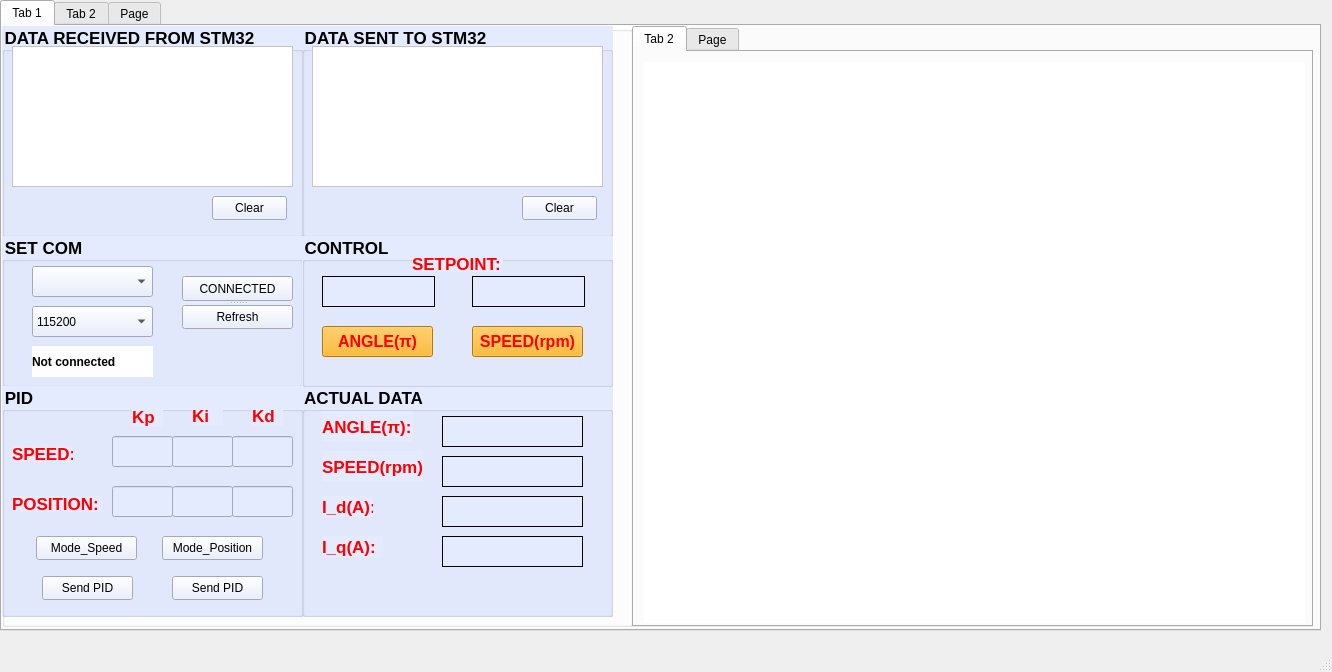
<?xml version="1.0" encoding="UTF-8"?>
<ui version="4.0">
 <class>MainWindow</class>
 <widget class="QMainWindow" name="MainWindow">
  <property name="geometry">
   <rect>
    <x>0</x>
    <y>0</y>
    <width>1332</width>
    <height>672</height>
   </rect>
  </property>
  <property name="windowTitle">
   <string>MainWindow</string>
  </property>
  <widget class="QWidget" name="centralwidget">
   <widget class="QTabWidget" name="alltab">
    <property name="geometry">
     <rect>
      <x>0</x>
      <y>0</y>
      <width>1321</width>
      <height>631</height>
     </rect>
    </property>
    <property name="currentIndex">
     <number>0</number>
    </property>
    <widget class="QWidget" name="tab_3">
     <attribute name="title">
      <string>Tab 1</string>
     </attribute>
     <widget class="QGroupBox" name="groupBox">
      <property name="geometry">
       <rect>
        <x>0</x>
        <y>0</y>
        <width>631</width>
        <height>601</height>
       </rect>
      </property>
      <property name="font">
       <font>
        <pointsize>13</pointsize>
        <italic>false</italic>
        <bold>true</bold>
        <strikeout>false</strikeout>
        <kerning>true</kerning>
       </font>
      </property>
      <property name="layoutDirection">
       <enum>Qt::LayoutDirection::LeftToRight</enum>
      </property>
      <property name="autoFillBackground">
       <bool>false</bool>
      </property>
      <property name="styleSheet">
       <string notr="true">background-color: rgb(255, 255, 255);</string>
      </property>
      <property name="title">
       <string/>
      </property>
      <property name="flat">
       <bool>false</bool>
      </property>
      <property name="checkable">
       <bool>false</bool>
      </property>
      <widget class="QGroupBox" name="groupBox_3">
       <property name="geometry">
        <rect>
         <x>300</x>
         <y>360</y>
         <width>311</width>
         <height>231</height>
        </rect>
       </property>
       <property name="font">
        <font>
         <pointsize>13</pointsize>
         <bold>true</bold>
        </font>
       </property>
       <property name="tabletTracking">
        <bool>false</bool>
       </property>
       <property name="styleSheet">
        <string notr="true">background-color: rgb(229, 235, 255);
</string>
       </property>
       <property name="title">
        <string>ACTUAL DATA</string>
       </property>
       <widget class="QLabel" name="label_angle">
        <property name="geometry">
         <rect>
          <x>140</x>
          <y>30</y>
          <width>141</width>
          <height>31</height>
         </rect>
        </property>
        <property name="font">
         <font>
          <pointsize>8</pointsize>
          <bold>true</bold>
         </font>
        </property>
        <property name="mouseTracking">
         <bool>false</bool>
        </property>
        <property name="acceptDrops">
         <bool>false</bool>
        </property>
        <property name="autoFillBackground">
         <bool>false</bool>
        </property>
        <property name="styleSheet">
         <string notr="true">border: 1px solid #000000;
color: rgb(0, 0, 0);</string>
        </property>
        <property name="text">
         <string/>
        </property>
       </widget>
       <widget class="QLabel" name="label_5">
        <property name="geometry">
         <rect>
          <x>20</x>
          <y>25</y>
          <width>91</width>
          <height>31</height>
         </rect>
        </property>
        <property name="font">
         <font>
          <pointsize>13</pointsize>
          <bold>true</bold>
         </font>
        </property>
        <property name="styleSheet">
         <string notr="true">color: rgb(255, 0, 0);</string>
        </property>
        <property name="text">
         <string>ANGLE(π):</string>
        </property>
       </widget>
       <widget class="QLabel" name="label_id">
        <property name="geometry">
         <rect>
          <x>140</x>
          <y>110</y>
          <width>141</width>
          <height>31</height>
         </rect>
        </property>
        <property name="font">
         <font>
          <pointsize>8</pointsize>
          <bold>true</bold>
         </font>
        </property>
        <property name="mouseTracking">
         <bool>false</bool>
        </property>
        <property name="acceptDrops">
         <bool>false</bool>
        </property>
        <property name="autoFillBackground">
         <bool>false</bool>
        </property>
        <property name="styleSheet">
         <string notr="true">color: rgb(0, 0, 0);
border: 1px solid #000000;</string>
        </property>
        <property name="text">
         <string/>
        </property>
       </widget>
       <widget class="QLabel" name="label_iq">
        <property name="geometry">
         <rect>
          <x>140</x>
          <y>150</y>
          <width>141</width>
          <height>31</height>
         </rect>
        </property>
        <property name="font">
         <font>
          <pointsize>8</pointsize>
          <bold>true</bold>
         </font>
        </property>
        <property name="mouseTracking">
         <bool>false</bool>
        </property>
        <property name="acceptDrops">
         <bool>false</bool>
        </property>
        <property name="autoFillBackground">
         <bool>false</bool>
        </property>
        <property name="styleSheet">
         <string notr="true">border: 1px solid #000000;
color: rgb(0, 0, 0);</string>
        </property>
        <property name="text">
         <string/>
        </property>
       </widget>
       <widget class="QLabel" name="label_8">
        <property name="geometry">
         <rect>
          <x>20</x>
          <y>110</y>
          <width>51</width>
          <height>21</height>
         </rect>
        </property>
        <property name="font">
         <font>
          <pointsize>13</pointsize>
          <bold>true</bold>
         </font>
        </property>
        <property name="styleSheet">
         <string notr="true">color: rgb(255, 0, 0);</string>
        </property>
        <property name="text">
         <string>I_d(A):</string>
        </property>
       </widget>
       <widget class="QLabel" name="label_9">
        <property name="geometry">
         <rect>
          <x>20</x>
          <y>150</y>
          <width>61</width>
          <height>21</height>
         </rect>
        </property>
        <property name="font">
         <font>
          <pointsize>13</pointsize>
          <bold>true</bold>
         </font>
        </property>
        <property name="styleSheet">
         <string notr="true">color: rgb(255, 0, 0);</string>
        </property>
        <property name="text">
         <string>I_q(A):</string>
        </property>
       </widget>
       <widget class="QLabel" name="label_12">
        <property name="geometry">
         <rect>
          <x>20</x>
          <y>65</y>
          <width>101</width>
          <height>31</height>
         </rect>
        </property>
        <property name="font">
         <font>
          <pointsize>13</pointsize>
          <bold>true</bold>
         </font>
        </property>
        <property name="styleSheet">
         <string notr="true">color: rgb(255, 0, 0);</string>
        </property>
        <property name="text">
         <string>SPEED(rpm):</string>
        </property>
       </widget>
       <widget class="QLabel" name="label_speed">
        <property name="geometry">
         <rect>
          <x>140</x>
          <y>70</y>
          <width>141</width>
          <height>31</height>
         </rect>
        </property>
        <property name="font">
         <font>
          <pointsize>8</pointsize>
          <bold>true</bold>
         </font>
        </property>
        <property name="mouseTracking">
         <bool>false</bool>
        </property>
        <property name="acceptDrops">
         <bool>false</bool>
        </property>
        <property name="autoFillBackground">
         <bool>false</bool>
        </property>
        <property name="styleSheet">
         <string notr="true">border: 1px solid #000000;
color: rgb(0, 0, 0);</string>
        </property>
        <property name="text">
         <string/>
        </property>
       </widget>
      </widget>
      <widget class="QGroupBox" name="groupBox_6">
       <property name="geometry">
        <rect>
         <x>300</x>
         <y>0</y>
         <width>311</width>
         <height>211</height>
        </rect>
       </property>
       <property name="font">
        <font>
         <pointsize>13</pointsize>
         <bold>true</bold>
        </font>
       </property>
       <property name="styleSheet">
        <string notr="true">background-color: rgb(229, 235, 255);</string>
       </property>
       <property name="title">
        <string>DATA SENT TO STM32</string>
       </property>
       <widget class="QTextBrowser" name="textBrowser_sent">
        <property name="geometry">
         <rect>
          <x>10</x>
          <y>20</y>
          <width>291</width>
          <height>141</height>
         </rect>
        </property>
        <property name="styleSheet">
         <string notr="true">background-color: rgb(255, 255, 255);</string>
        </property>
       </widget>
       <widget class="QPushButton" name="pushButton_clear_sent">
        <property name="geometry">
         <rect>
          <x>220</x>
          <y>170</y>
          <width>75</width>
          <height>24</height>
         </rect>
        </property>
        <property name="text">
         <string>Clear</string>
        </property>
       </widget>
      </widget>
      <widget class="QGroupBox" name="groupBox_5">
       <property name="geometry">
        <rect>
         <x>0</x>
         <y>0</y>
         <width>301</width>
         <height>211</height>
        </rect>
       </property>
       <property name="font">
        <font>
         <pointsize>13</pointsize>
         <bold>true</bold>
        </font>
       </property>
       <property name="styleSheet">
        <string notr="true">background-color: rgb(255, 255, 255);
background-color: rgb(170, 255, 255);
background-color: rgb(229, 235, 255);</string>
       </property>
       <property name="title">
        <string>DATA RECEIVED FROM STM32</string>
       </property>
       <widget class="QTextBrowser" name="textBrowser">
        <property name="geometry">
         <rect>
          <x>10</x>
          <y>20</y>
          <width>281</width>
          <height>141</height>
         </rect>
        </property>
        <property name="styleSheet">
         <string notr="true">background-color: rgb(255, 255, 255);</string>
        </property>
        <property name="html">
         <string>&lt;!DOCTYPE HTML PUBLIC &quot;-//W3C//DTD HTML 4.0//EN&quot; &quot;http://www.w3.org/TR/REC-html40/strict.dtd&quot;&gt;
&lt;html&gt;&lt;head&gt;&lt;meta name=&quot;qrichtext&quot; content=&quot;1&quot; /&gt;&lt;meta charset=&quot;utf-8&quot; /&gt;&lt;style type=&quot;text/css&quot;&gt;
p, li { white-space: pre-wrap; }
hr { height: 1px; border-width: 0; }
li.unchecked::marker { content: &quot;\2610&quot;; }
li.checked::marker { content: &quot;\2612&quot;; }
&lt;/style&gt;&lt;/head&gt;&lt;body style=&quot; font-family:'Segoe UI'; font-size:9pt; font-weight:400; font-style:normal;&quot;&gt;
&lt;p style=&quot;-qt-paragraph-type:empty; margin-top:0px; margin-bottom:0px; margin-left:0px; margin-right:0px; -qt-block-indent:0; text-indent:0px;&quot;&gt;&lt;br /&gt;&lt;/p&gt;&lt;/body&gt;&lt;/html&gt;</string>
        </property>
       </widget>
       <widget class="QPushButton" name="pushButton_clear">
        <property name="geometry">
         <rect>
          <x>210</x>
          <y>170</y>
          <width>75</width>
          <height>24</height>
         </rect>
        </property>
        <property name="text">
         <string>Clear</string>
        </property>
       </widget>
      </widget>
      <widget class="QGroupBox" name="groupBox_4">
       <property name="geometry">
        <rect>
         <x>0</x>
         <y>210</y>
         <width>301</width>
         <height>151</height>
        </rect>
       </property>
       <property name="font">
        <font>
         <pointsize>13</pointsize>
         <bold>true</bold>
        </font>
       </property>
       <property name="styleSheet">
        <string notr="true">background-color: rgb(229, 235, 255);</string>
       </property>
       <property name="title">
        <string>SET COM</string>
       </property>
       <widget class="QComboBox" name="comboBox_serialPort">
        <property name="geometry">
         <rect>
          <x>30</x>
          <y>30</y>
          <width>121</width>
          <height>31</height>
         </rect>
        </property>
       </widget>
       <widget class="QComboBox" name="comboBox_Baudrate">
        <property name="geometry">
         <rect>
          <x>30</x>
          <y>70</y>
          <width>121</width>
          <height>31</height>
         </rect>
        </property>
        <item>
         <property name="text">
          <string>115200</string>
         </property>
        </item>
        <item>
         <property name="text">
          <string>57600</string>
         </property>
        </item>
        <item>
         <property name="text">
          <string>38400</string>
         </property>
        </item>
        <item>
         <property name="text">
          <string>19200</string>
         </property>
        </item>
        <item>
         <property name="text">
          <string>9600</string>
         </property>
        </item>
       </widget>
       <widget class="QLabel" name="label_status">
        <property name="geometry">
         <rect>
          <x>30</x>
          <y>110</y>
          <width>121</width>
          <height>31</height>
         </rect>
        </property>
        <property name="font">
         <font>
          <italic>false</italic>
          <bold>true</bold>
          <underline>false</underline>
          <strikeout>false</strikeout>
         </font>
        </property>
        <property name="layoutDirection">
         <enum>Qt::LayoutDirection::LeftToRight</enum>
        </property>
        <property name="styleSheet">
         <string notr="true">background-color: rgb(255, 255, 255);</string>
        </property>
        <property name="text">
         <string>Not connected</string>
        </property>
       </widget>
       <widget class="QSplitter" name="splitter">
        <property name="geometry">
         <rect>
          <x>180</x>
          <y>40</y>
          <width>111</width>
          <height>53</height>
         </rect>
        </property>
        <property name="orientation">
         <enum>Qt::Orientation::Vertical</enum>
        </property>
        <widget class="QPushButton" name="pushButton_okPort">
         <property name="text">
          <string>CONNECTED</string>
         </property>
        </widget>
        <widget class="QPushButton" name="pushButton_refresh">
         <property name="text">
          <string>Refresh</string>
         </property>
        </widget>
       </widget>
      </widget>
      <widget class="QGroupBox" name="groupBox_2">
       <property name="geometry">
        <rect>
         <x>300</x>
         <y>210</y>
         <width>311</width>
         <height>151</height>
        </rect>
       </property>
       <property name="font">
        <font>
         <pointsize>13</pointsize>
         <bold>true</bold>
        </font>
       </property>
       <property name="styleSheet">
        <string notr="true">background-color: rgb(229, 235, 255);</string>
       </property>
       <property name="title">
        <string>CONTROL</string>
       </property>
       <widget class="QPushButton" name="pushButton_ANGLE">
        <property name="geometry">
         <rect>
          <x>20</x>
          <y>90</y>
          <width>111</width>
          <height>31</height>
         </rect>
        </property>
        <property name="font">
         <font>
          <pointsize>12</pointsize>
          <bold>true</bold>
         </font>
        </property>
        <property name="styleSheet">
         <string notr="true">border-color: rgb(255, 0, 0);
selection-background-color: rgb(255, 255, 255);
border-top-color: rgb(255, 85, 127);
alternate-background-color: rgb(85, 85, 0);
background-color: rgb(255, 170, 0);
color: rgb(255, 0, 0);
gridline-color: rgb(255, 0, 0);
selection-color: rgb(255, 0, 0);</string>
        </property>
        <property name="text">
         <string>ANGLE(π)</string>
        </property>
       </widget>
       <widget class="QLineEdit" name="lineEdit_value">
        <property name="geometry">
         <rect>
          <x>20</x>
          <y>40</y>
          <width>113</width>
          <height>31</height>
         </rect>
        </property>
        <property name="font">
         <font>
          <pointsize>16</pointsize>
          <bold>true</bold>
         </font>
        </property>
        <property name="styleSheet">
         <string notr="true">border: 1px solid #000000;
color: rgb(0, 0, 0);</string>
        </property>
       </widget>
       <widget class="QLabel" name="label_3">
        <property name="geometry">
         <rect>
          <x>110</x>
          <y>20</y>
          <width>91</width>
          <height>16</height>
         </rect>
        </property>
        <property name="font">
         <font>
          <pointsize>13</pointsize>
          <bold>true</bold>
         </font>
        </property>
        <property name="styleSheet">
         <string notr="true">color: rgb(255, 0, 0);</string>
        </property>
        <property name="text">
         <string>SETPOINT:</string>
        </property>
       </widget>
       <widget class="QPushButton" name="pushButton_SPEED">
        <property name="geometry">
         <rect>
          <x>170</x>
          <y>90</y>
          <width>111</width>
          <height>31</height>
         </rect>
        </property>
        <property name="font">
         <font>
          <pointsize>12</pointsize>
          <bold>true</bold>
         </font>
        </property>
        <property name="styleSheet">
         <string notr="true">border-color: rgb(255, 0, 0);
selection-background-color: rgb(255, 255, 255);
border-top-color: rgb(255, 85, 127);
alternate-background-color: rgb(85, 85, 0);
background-color: rgb(255, 170, 0);
color: rgb(255, 0, 0);
gridline-color: rgb(255, 0, 0);
selection-color: rgb(255, 0, 0);
</string>
        </property>
        <property name="text">
         <string>SPEED(rpm)</string>
        </property>
       </widget>
       <widget class="QLineEdit" name="lineEdit_value_2">
        <property name="geometry">
         <rect>
          <x>170</x>
          <y>40</y>
          <width>113</width>
          <height>31</height>
         </rect>
        </property>
        <property name="font">
         <font>
          <pointsize>16</pointsize>
          <bold>true</bold>
         </font>
        </property>
        <property name="styleSheet">
         <string notr="true">border: 1px solid #000000;
color: rgb(0, 0, 0);</string>
        </property>
       </widget>
      </widget>
      <widget class="QGroupBox" name="groupBox_7">
       <property name="geometry">
        <rect>
         <x>0</x>
         <y>360</y>
         <width>301</width>
         <height>231</height>
        </rect>
       </property>
       <property name="font">
        <font>
         <pointsize>13</pointsize>
         <bold>true</bold>
        </font>
       </property>
       <property name="styleSheet">
        <string notr="true">background-color: rgb(229, 235, 255);</string>
       </property>
       <property name="title">
        <string>PID</string>
       </property>
       <widget class="QLineEdit" name="kp_speed">
        <property name="geometry">
         <rect>
          <x>110</x>
          <y>50</y>
          <width>61</width>
          <height>31</height>
         </rect>
        </property>
       </widget>
       <widget class="QLineEdit" name="kd_speed">
        <property name="geometry">
         <rect>
          <x>230</x>
          <y>50</y>
          <width>61</width>
          <height>31</height>
         </rect>
        </property>
       </widget>
       <widget class="QLineEdit" name="kp_pos">
        <property name="geometry">
         <rect>
          <x>110</x>
          <y>100</y>
          <width>61</width>
          <height>31</height>
         </rect>
        </property>
       </widget>
       <widget class="QLineEdit" name="ki_speed">
        <property name="geometry">
         <rect>
          <x>170</x>
          <y>50</y>
          <width>61</width>
          <height>31</height>
         </rect>
        </property>
       </widget>
       <widget class="QLineEdit" name="ki_pos">
        <property name="geometry">
         <rect>
          <x>170</x>
          <y>100</y>
          <width>61</width>
          <height>31</height>
         </rect>
        </property>
       </widget>
       <widget class="QLineEdit" name="kd_pos">
        <property name="geometry">
         <rect>
          <x>230</x>
          <y>100</y>
          <width>61</width>
          <height>31</height>
         </rect>
        </property>
       </widget>
       <widget class="QPushButton" name="pushButton_sent_speed">
        <property name="geometry">
         <rect>
          <x>40</x>
          <y>190</y>
          <width>91</width>
          <height>24</height>
         </rect>
        </property>
        <property name="text">
         <string>Send PID</string>
        </property>
       </widget>
       <widget class="QLabel" name="label_4">
        <property name="geometry">
         <rect>
          <x>10</x>
          <y>60</y>
          <width>61</width>
          <height>16</height>
         </rect>
        </property>
        <property name="font">
         <font>
          <pointsize>13</pointsize>
          <bold>true</bold>
         </font>
        </property>
        <property name="styleSheet">
         <string notr="true">color: rgb(255, 0, 0);</string>
        </property>
        <property name="text">
         <string>SPEED:</string>
        </property>
       </widget>
       <widget class="QLabel" name="label_6">
        <property name="geometry">
         <rect>
          <x>10</x>
          <y>110</y>
          <width>91</width>
          <height>16</height>
         </rect>
        </property>
        <property name="font">
         <font>
          <pointsize>13</pointsize>
          <bold>true</bold>
         </font>
        </property>
        <property name="styleSheet">
         <string notr="true">color: rgb(255, 0, 0);</string>
        </property>
        <property name="text">
         <string>POSITION:</string>
        </property>
       </widget>
       <widget class="QLabel" name="label_7">
        <property name="geometry">
         <rect>
          <x>130</x>
          <y>21</y>
          <width>31</width>
          <height>20</height>
         </rect>
        </property>
        <property name="font">
         <font>
          <pointsize>13</pointsize>
          <bold>true</bold>
         </font>
        </property>
        <property name="styleSheet">
         <string notr="true">color: rgb(255, 0, 0);</string>
        </property>
        <property name="text">
         <string>Kp</string>
        </property>
       </widget>
       <widget class="QLabel" name="label_10">
        <property name="geometry">
         <rect>
          <x>190</x>
          <y>20</y>
          <width>31</width>
          <height>20</height>
         </rect>
        </property>
        <property name="font">
         <font>
          <pointsize>13</pointsize>
          <bold>true</bold>
         </font>
        </property>
        <property name="styleSheet">
         <string notr="true">color: rgb(255, 0, 0);</string>
        </property>
        <property name="text">
         <string>Ki</string>
        </property>
       </widget>
       <widget class="QLabel" name="label_11">
        <property name="geometry">
         <rect>
          <x>250</x>
          <y>20</y>
          <width>31</width>
          <height>20</height>
         </rect>
        </property>
        <property name="font">
         <font>
          <pointsize>13</pointsize>
          <bold>true</bold>
         </font>
        </property>
        <property name="styleSheet">
         <string notr="true">color: rgb(255, 0, 0);</string>
        </property>
        <property name="text">
         <string>Kd</string>
        </property>
       </widget>
       <widget class="QPushButton" name="pushButton_Mode_Speed">
        <property name="geometry">
         <rect>
          <x>34</x>
          <y>150</y>
          <width>101</width>
          <height>24</height>
         </rect>
        </property>
        <property name="text">
         <string>Mode_Speed</string>
        </property>
       </widget>
       <widget class="QPushButton" name="pushButton_Mode_Position">
        <property name="geometry">
         <rect>
          <x>160</x>
          <y>150</y>
          <width>101</width>
          <height>24</height>
         </rect>
        </property>
        <property name="text">
         <string>Mode_Position</string>
        </property>
       </widget>
       <widget class="QPushButton" name="pushButton_send_pos">
        <property name="geometry">
         <rect>
          <x>170</x>
          <y>190</y>
          <width>91</width>
          <height>24</height>
         </rect>
        </property>
        <property name="text">
         <string>Send PID</string>
        </property>
       </widget>
      </widget>
     </widget>
     <widget class="QTabWidget" name="dothi">
      <property name="geometry">
       <rect>
        <x>630</x>
        <y>0</y>
        <width>681</width>
        <height>601</height>
       </rect>
      </property>
      <property name="currentIndex">
       <number>0</number>
      </property>
      <widget class="QWidget" name="dongdien">
       <attribute name="title">
        <string>Tab 2</string>
       </attribute>
       <widget class="QCustomPlot" name="customPlotWidget2" native="true">
        <property name="geometry">
         <rect>
          <x>10</x>
          <y>10</y>
          <width>661</width>
          <height>561</height>
         </rect>
        </property>
        <property name="mouseTracking">
         <bool>false</bool>
        </property>
        <property name="styleSheet">
         <string notr="true">background-color: rgb(255, 255, 255);</string>
        </property>
       </widget>
      </widget>
      <widget class="QWidget" name="sosanh_theta">
       <attribute name="title">
        <string>Page</string>
       </attribute>
       <widget class="QWidget" name="customPlotWidget3" native="true">
        <property name="geometry">
         <rect>
          <x>10</x>
          <y>10</y>
          <width>661</width>
          <height>561</height>
         </rect>
        </property>
        <property name="mouseTracking">
         <bool>false</bool>
        </property>
        <property name="styleSheet">
         <string notr="true">background-color: rgb(255, 255, 255);</string>
        </property>
       </widget>
      </widget>
     </widget>
    </widget>
    <widget class="QWidget" name="tab_4">
     <attribute name="title">
      <string>Tab 2</string>
     </attribute>
     <widget class="QTableWidget" name="tableWidget_2">
      <property name="geometry">
       <rect>
        <x>0</x>
        <y>0</y>
        <width>781</width>
        <height>511</height>
       </rect>
      </property>
      <column>
       <property name="text">
        <string>Name</string>
       </property>
       <property name="font">
        <font>
         <family>Times New Roman</family>
         <pointsize>13</pointsize>
         <bold>true</bold>
        </font>
       </property>
       <property name="background">
        <color>
         <red>176</red>
         <green>176</green>
         <blue>176</blue>
        </color>
       </property>
      </column>
      <column>
       <property name="text">
        <string>Index</string>
       </property>
       <property name="font">
        <font>
         <family>Times New Roman</family>
         <pointsize>13</pointsize>
         <bold>true</bold>
        </font>
       </property>
       <property name="background">
        <color>
         <red>176</red>
         <green>176</green>
         <blue>176</blue>
        </color>
       </property>
      </column>
      <column>
       <property name="text">
        <string>Subindex</string>
       </property>
       <property name="font">
        <font>
         <family>Times New Roman</family>
         <pointsize>13</pointsize>
         <bold>true</bold>
        </font>
       </property>
       <property name="background">
        <color>
         <red>176</red>
         <green>176</green>
         <blue>176</blue>
        </color>
       </property>
      </column>
      <column>
       <property name="text">
        <string>Type</string>
       </property>
       <property name="font">
        <font>
         <family>Times New Roman</family>
         <pointsize>13</pointsize>
         <bold>true</bold>
        </font>
       </property>
       <property name="background">
        <color>
         <red>176</red>
         <green>176</green>
         <blue>176</blue>
        </color>
       </property>
      </column>
      <column>
       <property name="text">
        <string>Data</string>
       </property>
       <property name="font">
        <font>
         <family>Times New Roman</family>
         <pointsize>13</pointsize>
         <bold>true</bold>
        </font>
       </property>
       <property name="background">
        <color>
         <red>176</red>
         <green>176</green>
         <blue>176</blue>
        </color>
       </property>
      </column>
      <column>
       <property name="text">
        <string>Value</string>
       </property>
       <property name="font">
        <font>
         <family>Times New Roman</family>
         <pointsize>13</pointsize>
         <italic>false</italic>
         <bold>true</bold>
         <underline>false</underline>
         <strikeout>false</strikeout>
        </font>
       </property>
       <property name="background">
        <color>
         <red>176</red>
         <green>176</green>
         <blue>176</blue>
        </color>
       </property>
      </column>
     </widget>
    </widget>
    <widget class="QWidget" name="tab">
     <attribute name="title">
      <string>Page</string>
     </attribute>
     <widget class="QTableWidget" name="tableWidget">
      <property name="geometry">
       <rect>
        <x>0</x>
        <y>0</y>
        <width>801</width>
        <height>511</height>
       </rect>
      </property>
      <column>
       <property name="text">
        <string>Name</string>
       </property>
       <property name="font">
        <font>
         <family>Times New Roman</family>
         <pointsize>13</pointsize>
         <bold>true</bold>
        </font>
       </property>
      </column>
      <column>
       <property name="text">
        <string>Index</string>
       </property>
       <property name="font">
        <font>
         <family>Times New Roman</family>
         <pointsize>13</pointsize>
         <bold>true</bold>
        </font>
       </property>
      </column>
      <column>
       <property name="text">
        <string>Subindex</string>
       </property>
       <property name="font">
        <font>
         <family>Times New Roman</family>
         <pointsize>13</pointsize>
         <bold>true</bold>
        </font>
       </property>
      </column>
      <column>
       <property name="text">
        <string>Type</string>
       </property>
       <property name="font">
        <font>
         <family>Times New Roman</family>
         <pointsize>13</pointsize>
         <bold>true</bold>
        </font>
       </property>
      </column>
      <column>
       <property name="text">
        <string>Data</string>
       </property>
       <property name="font">
        <font>
         <family>Times New Roman</family>
         <pointsize>13</pointsize>
         <bold>true</bold>
        </font>
       </property>
      </column>
     </widget>
    </widget>
   </widget>
  </widget>
  <widget class="QMenuBar" name="menubar">
   <property name="geometry">
    <rect>
     <x>0</x>
     <y>0</y>
     <width>1332</width>
     <height>22</height>
    </rect>
   </property>
  </widget>
  <widget class="QStatusBar" name="statusbar"/>
 </widget>
 <customwidgets>
  <customwidget>
   <class>QCustomPlot</class>
   <extends>QWidget</extends>
   <header>qcustomplot.h</header>
   <container>1</container>
  </customwidget>
 </customwidgets>
 <resources/>
 <connections/>
</ui>
